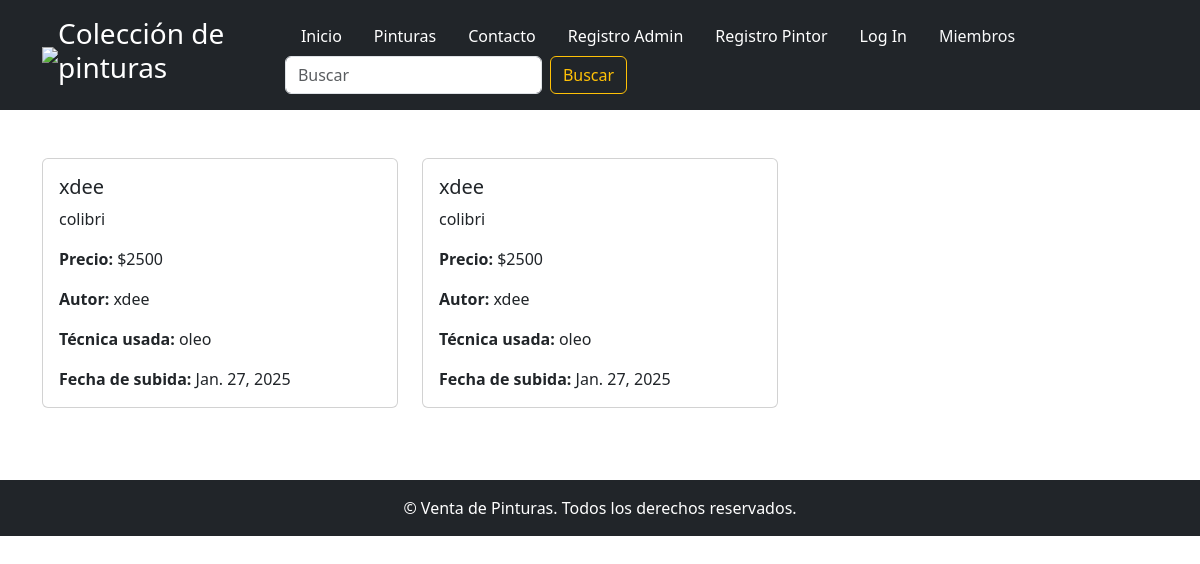
/planillaPinturasDina, run on an earlier commit of the app's database.
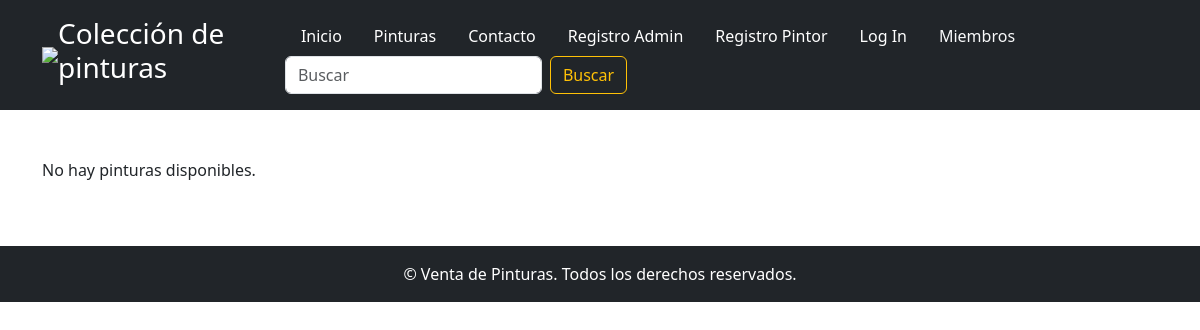
And on a later commit of the database.
### usuarios/models.py (models this page shows, shortened)
class Pintura(models.Model):
    nombre= models.CharField(max_length=30)
    descripcion = models.CharField(max_length=500)
    precio = models.IntegerField()
    autor = models.CharField(max_length=30)
    tecnicaUsada = models.CharField(max_length=20)
    fechaSubida = models.DateField()
    estado = models.CharField(max_length=10)
    imagen = models.ImageField(upload_to='img/', null=True, blank=True)

### usuarios/views.py (the view)
# urls.py: path('planillaPinturasDina', views.planillaPinturas, name="planillaPinturasDina" ),
def planillaPinturas(request):
      pinturas = Pintura.objects.all()
      return render(request, 'planillaPinturasDina.html', {'pinturas': pinturas})

### usuarios/templates/planillaPinturasDina.html (shortened to what this page needs)
{% extends "master.html" %}
{% block contenido %}
<body>
    <main id="principal">
        <div class="container my-5">
            <div class="row">
                {% for p in pinturas %}
                    <div class="col-md-4 mb-4">
                        <div class="card">
                            <div class="card-body">
                                <h5 class="card-title">{{ p.nombre }}</h5>
                                <p class="card-text">{{ p.descripcion }}</p>
                                <p class="card-text"><strong>Precio:</strong> ${{ p.precio }}</p>
                                <p class="card-text"><strong>Autor:</strong> {{ p.autor }}</p>
                                <p class="card-text"><strong>Técnica usada:</strong> {{ p.tecnicaUsada }}</p>
                                <p class="card-text"><strong>Fecha de subida:</strong> {{ p.fechaSubida }}</p>
                            </div>
                        </div>
                    </div>
                {% empty %}
                    <p>No hay pinturas disponibles.</p>
                {% endfor %}
            </div>
        </div>
    </main>
{% endblock %}

### usuarios/templates/master.html (shortened to what this page needs)
<!DOCTYPE html>
<html lang="es">
<head>
    {% load bootstrap5 %}
    {% bootstrap_css %}
</head>
<body>
    <div class="bg-dark text-white py-3 d-xs-12 d-md-6 d-sm-6 ">
        <div class="container d-flex justify-content-between align-items-center">
          <div>
            <a href="/" ><img src="/media/logo.png" class="d-xs-12 d-md-6 d-sm-6 py-3 margin-left"></a>
          </div>
            <h1 class="h3">Colección de pinturas</h1>
            <nav class="nav nav-xs-12 nav-md-6 nav-sm-6">
                <ul id="navbar" class="nav nav-xs-12 nav-md-6 nav-sm-6">
                    <li class="nav-item"><a class="nav-link text-white" href="/">Inicio</a></li>
                    <li class="nav-item"><a class="nav-link text-white" href="/planillaPinturasDina">Pinturas</a></li>
                    <li class="nav-item"><a class="nav-link text-white" href="/contacto">Contacto</a></li>
                    <li id="registro" class="nav-item"><a class="nav-link text-white" href="/registroAdmin">Registro Admin</a></li>
                    {% if request.session.usuario_id %}
                        <li id="login" class="nav-item"><a class="nav-link text-white" href="/logout">Log Out</a></li>
                    {% else  %}
                        <li id="registro" class="nav-item"><a class="nav-link text-white" href="/crear-pintor">Registro Pintor</a></li>
                        <li id="login" class="nav-item"><a class="nav-link text-white" href="/loginn">Log In</a></li>
                    {% endif %}
                    <li class="nav-item"><a href="/pintores" class="nav-link link-light">Miembros</a></li>
                    <div id ="search">
                      <form class="d-flex" role="search">
                        <input class="form-control me-2" type="search" placeholder="Buscar" aria-label="Search">
                        <button class="btn btn-outline-warning btn-succes" type="submit">Buscar</button>
                      </form>
                    </div>
                </ul>
            </nav>
        </div>
    </div>
    {% block contenido %}
    {% endblock %}
    <footer class="bg-dark text-white text-center py-3">
        <p class="mb-0">&copy; Venta de Pinturas. Todos los derechos reservados.</p>
    </footer>
</body>
</html>

What changed in the data, as far as the page shows it:
removed Pintura: nombre "xdee", descripcion "colibri", precio "2500", autor "xdee", tecnicaUsada "oleo", fechaSubida "Jan. 27, 2025"
removed Pintura: nombre "xdee", descripcion "colibri", precio "2500", autor "xdee", tecnicaUsada "oleo", fechaSubida "Jan. 27, 2025"
Also different on the page:
text now shown: "No hay pinturas disponibles."
